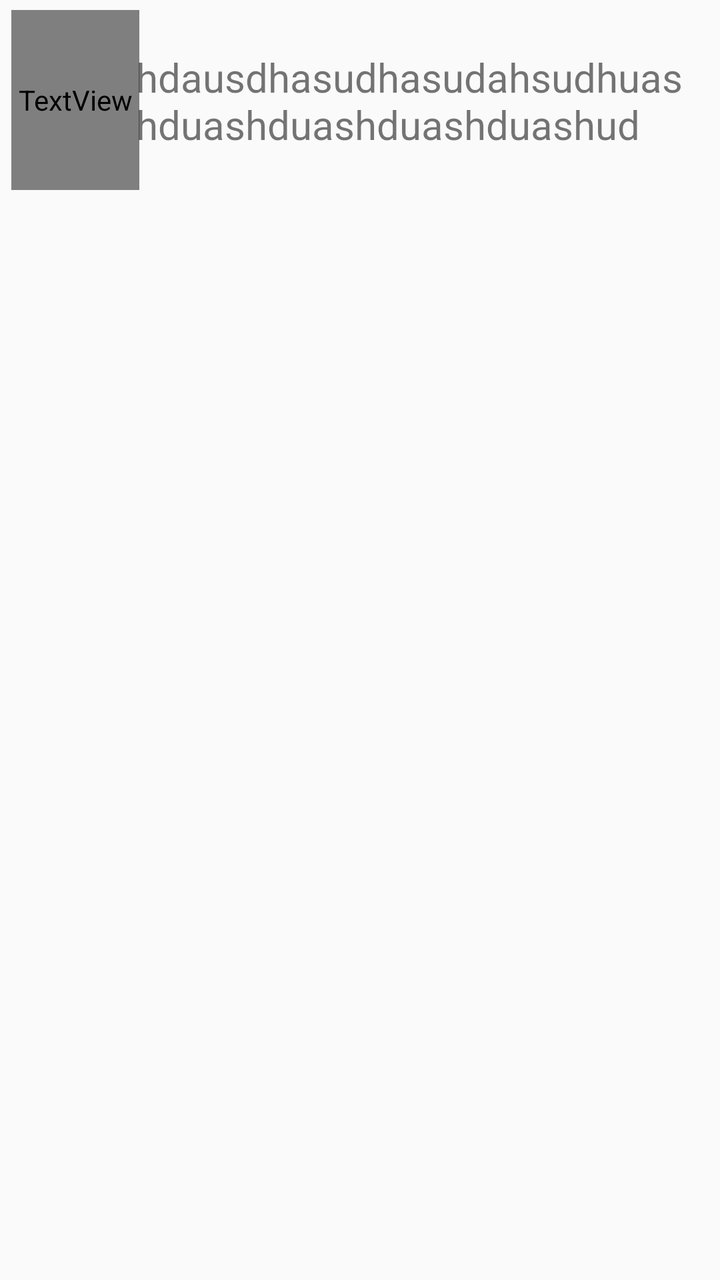
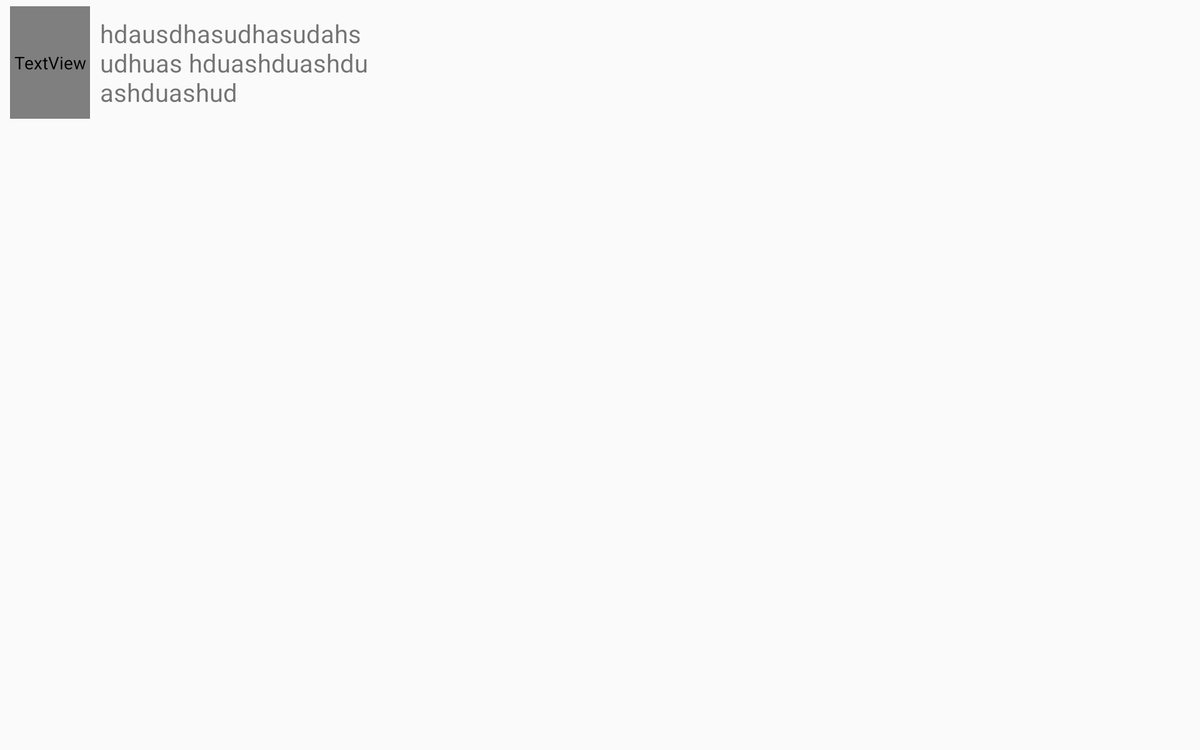

Two renders of one Android screen. The first uses the default layout on a phone; the second uses the alternative layout the repository ships for a different screen configuration, on a matching device. The two XML files are below.
<!-- AndroidManifest.xml: application theme AppTheme -->
<!-- res/layout/step_row.xml -->
<?xml version="1.0" encoding="utf-8"?>
<FrameLayout
    xmlns:android="http://schemas.android.com/apk/res/android"
    xmlns:app="http://schemas.android.com/apk/res-auto"
    xmlns:tools="http://schemas.android.com/tools"
    android:layout_height="match_parent"
    android:layout_width="match_parent"
    android:background="?android:attr/selectableItemBackground">

    <android.support.constraint.ConstraintLayout xmlns:android="http://schemas.android.com/apk/res/android"
        xmlns:app="http://schemas.android.com/apk/res-auto"
        xmlns:tools="http://schemas.android.com/tools"
        android:orientation="vertical" android:layout_width="match_parent"
        android:layout_height="100dp">

        <TextView
            android:id="@+id/n_step"
            android:layout_width="64dp"
            android:layout_height="90dp"
            android:textColor="@color/steelblue"
            android:textSize="50sp"
            android:gravity="center"
            android:textAppearance="@style/TextAppearance.AppCompat.Title"
            app:layout_constraintTop_toTopOf="parent"
            android:layout_marginTop="8dp"
            app:layout_constraintBottom_toBottomOf="parent"
            android:layout_marginBottom="8dp"
            android:layout_marginStart="8dp"
            android:layout_marginLeft="8dp"
            app:layout_constraintLeft_toLeftOf="parent"
            app:layout_constraintRight_toLeftOf="@+id/step_description"
            android:layout_marginRight="8dp"
            app:layout_constraintHorizontal_bias="0.205" />

        <TextView
            android:id="@+id/step_description"
            android:text="hdausdhasudhasudahsudhuas hduashduashduashduashud"
            android:textSize="20sp"
            android:gravity="center_vertical"
            android:layout_width="284dp"
            android:layout_height="80dp"
            app:layout_constraintTop_toTopOf="parent"
            android:layout_marginTop="8dp"
            app:layout_constraintBottom_toBottomOf="parent"
            android:layout_marginBottom="8dp"
            android:layout_marginRight="8dp"
            app:layout_constraintRight_toRightOf="parent"
            app:layout_constraintVertical_bias="0.6" />

    </android.support.constraint.ConstraintLayout>

</FrameLayout>
<!-- resources referenced by this layout -->
<resources>
  <style name="AppTheme" parent="Theme.AppCompat.Light.DarkActionBar">
          
          <item name="colorPrimary">@color/colorPrimary</item>
          <item name="colorPrimaryDark">@color/colorPrimaryDark</item>
          <item name="colorAccent">@color/colorAccent</item>
      </style>
  <color name="colorPrimary">#4caf50</color>
  <color name="colorPrimaryDark">#087f23</color>
  <color name="colorAccent">#ffee58</color>
</resources>
<!-- res/layout-sw600dp-land/step_row.xml (the repository's variant of the layout above) -->
<!-- drawn on a 7-inch tablet turned sideways -->
<?xml version="1.0" encoding="utf-8"?>
<FrameLayout
    xmlns:android="http://schemas.android.com/apk/res/android"
    xmlns:app="http://schemas.android.com/apk/res-auto"
    xmlns:tools="http://schemas.android.com/tools"
    android:layout_height="match_parent"
    android:layout_width="300dp"
    android:background="?android:attr/selectableItemBackground">

<android.support.constraint.ConstraintLayout xmlns:android="http://schemas.android.com/apk/res/android"
    xmlns:app="http://schemas.android.com/apk/res-auto"
    xmlns:tools="http://schemas.android.com/tools"
    android:orientation="vertical" android:layout_width="match_parent"
    android:layout_height="100dp">

    <TextView
        android:id="@+id/n_step"
        android:layout_width="64dp"
        android:layout_height="90dp"
        android:textColor="@color/steelblue"
        android:textSize="50sp"
        android:gravity="center"
        android:textAppearance="@style/TextAppearance.AppCompat.Title"
        app:layout_constraintTop_toTopOf="parent"
        android:layout_marginTop="8dp"
        app:layout_constraintBottom_toBottomOf="parent"
        android:layout_marginBottom="8dp"
        android:layout_marginStart="8dp"
        android:layout_marginLeft="8dp"
        app:layout_constraintLeft_toLeftOf="parent" />

    <TextView
        android:id="@+id/step_description"
        android:text="hdausdhasudhasudahsudhuas hduashduashduashduashud"
        android:textSize="20sp"
        android:gravity="center_vertical"
        android:layout_width="215dp"
        android:layout_height="90dp"
        app:layout_constraintLeft_toRightOf="@+id/n_step"
        android:layout_marginLeft="8dp"
        app:layout_constraintTop_toTopOf="parent"
        android:layout_marginTop="8dp"
        app:layout_constraintBottom_toBottomOf="parent"
        android:layout_marginBottom="8dp"
        android:layout_marginRight="8dp"
        app:layout_constraintRight_toRightOf="parent"
        app:layout_constraintHorizontal_bias="0.0" />


</android.support.constraint.ConstraintLayout>

    </FrameLayout>
